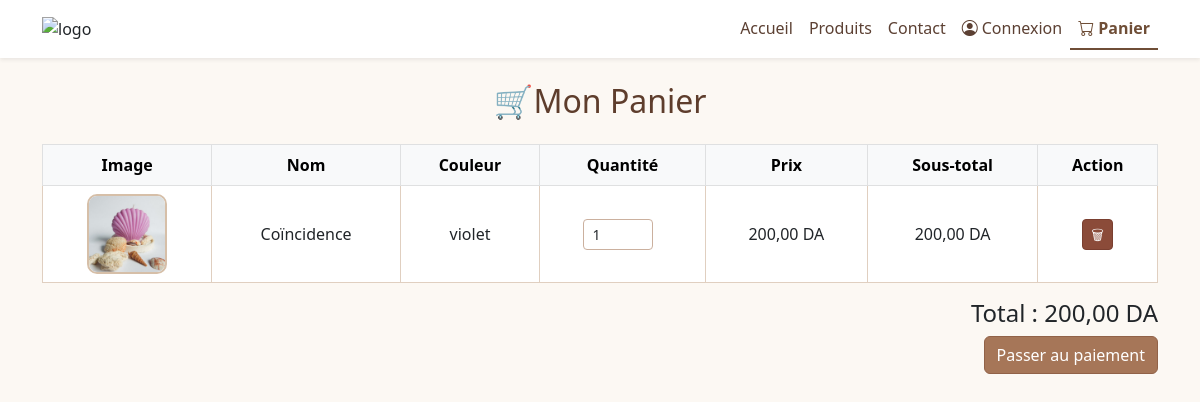
The page /panier.php (signed in) on the database its author committed.
### tables this page shows
CREATE TABLE `panier` (
  `id` int(11) NOT NULL,
  `user_id` int(11) NOT NULL,
  `produit_id` int(11) NOT NULL,
  `couleur` varchar(50) DEFAULT NULL,
  `quantite` int(11) NOT NULL DEFAULT 1,
  `date_ajout` timestamp NOT NULL DEFAULT current_timestamp()
);

CREATE TABLE `produits` (
  `id` int(11) NOT NULL,
  `nom` varchar(255) DEFAULT NULL,
  `description` text DEFAULT NULL,
  `prix` decimal(10,2) DEFAULT NULL,
  `image` varchar(255) NOT NULL,
  `categorie` varchar(100) DEFAULT NULL,
  `sous_categorie` varchar(100) DEFAULT NULL,
  `product_color` int(11) DEFAULT NULL,
  `stock` int(11) DEFAULT 0
);

### panier.php (the view, shortened to what this page needs)
<?php
include("connexion.php");
$user_id = $_SESSION['user_id'] ?? 1;
$sql = "
    SELECT
        p.id AS panier_id, p.quantite, p.couleur,
        pr.id AS produit_id, pr.nom, pr.prix, pr.stock,
        COALESCE(pc.image, (SELECT image FROM produit_images WHERE produit_id = pr.id LIMIT 1)) AS image,
        COALESCE(pc.stock, pr.stock) AS stock_couleur
    FROM panier p
    JOIN produits pr ON p.produit_id = pr.id
    LEFT JOIN produit_couleurs pc
        ON pc.produit_id = pr.id AND pc.couleur = p.couleur
    WHERE p.user_id = ?";
$stmt = $conn->prepare($sql);
$stmt->bind_param("i", $user_id);
$stmt->execute();
$result = $stmt->get_result();
$items = [];
$total = 0;
while ($row = $result->fetch_assoc()) {
    $row['sous_total'] = $row['prix'] * $row['quantite'];
    $total += $row['sous_total'];
    $items[] = $row;
}
?>
<!DOCTYPE html>
<html lang="fr">
<head>
    <link href="https://cdn.jsdelivr.net/npm/bootstrap@5.3.0/dist/css/bootstrap.min.css" rel="stylesheet">
    <link href="https://cdn.jsdelivr.net/npm/bootstrap-icons@1.10.5/font/bootstrap-icons.css" rel="stylesheet">
</head>
<body>
  <nav class="navbar navbar-expand-lg navbar-light shadow-sm">
    <div class="container position-relative">
      <img src="logo.jpg" alt="logo" width="120" height="auto">
      <div class="collapse navbar-collapse justify-content-end" id="navbarNav">
        <ul class="navbar-nav ms-auto">
          <?php
$current_page = basename($_SERVER['PHP_SELF']);
?>
<li class="nav-item">
  <a class="nav-link nav-link-custom <?= $current_page == 'index.php' ? 'active' : '' ?>" href="accueil.php">Accueil</a>
</li>
<li class="nav-item">
  <a class="nav-link nav-link-custom <?= $current_page == 'produits.php' ? 'active' : '' ?>" href="accueil.php#produits">Produits</a>
</li>
<li class="nav-item">
  <a class="nav-link nav-link-custom <?= $current_page == 'contact.php' ? 'active' : '' ?>" href="accueil.php#contact">Contact</a>
</li>
<li class="nav-item">
  <a class="nav-link d-flex align-items-center nav-link-custom <?= $current_page == 'login.php' ? 'active' : '' ?>" href="login.php">
    <i class="bi bi-person-circle me-1"></i> Connexion
  </a>
</li>
<li class="nav-item">
  <a class="nav-link d-flex align-items-center nav-link-custom <?= $current_page == 'panier.php' ? 'active' : '' ?>" href="panier.php">
    <i class="bi bi-cart me-1"></i> Panier
  </a>
</li>
        </ul>
      </div>
    </div>
  </nav>
<div class="container my-4">
    <h2 class="mb-4 text-center">🛒Mon Panier</h2>
    <?php if (count($items) > 0): ?>
        <div class="table-responsive">
            <table class="table table-bordered align-middle text-center">
                <thead class="table-light">
                    <tr>
                        <th>Image</th>
                        <th>Nom</th>
                        <th>Couleur</th>
                        <th>Quantité</th>
                        <th>Prix</th>
                        <th>Sous-total</th>
                        <th>Action</th>
                    </tr>
                </thead>
                <tbody>
                    <?php foreach ($items as $item): ?>
                        <tr>
                            <td><img src="images/<?= htmlspecialchars($item['image']) ?>" alt="Produit" class="product-image"></td>
                            <td><?= htmlspecialchars($item['nom']) ?></td>
                            <td><?= htmlspecialchars($item['couleur']) ?></td>
                            <td>
                                <form method="post" class="d-flex justify-content-center align-items-center">
                                    <?php
                                        $stock_disponible = isset($item['stock_couleur']) ? $item['stock_couleur'] : $item['stock'];
                                    ?>
                                    <input type="number" name="new_quantite" value="<?= $item['quantite'] ?>"
                                           min="1" max="<?= $stock_disponible ?>"
                                           class="form-control form-control-sm me-2" style="width: 70px;"
                                           onchange="this.form.submit()">
                                </form>
                            </td>
                            <td><?= number_format($item['prix'], 2, ',', ' ') ?> DA</td>
                            <td class="sous-total"><?= number_format($item['sous_total'], 2, ',', ' ') ?> DA</td>
                            <td>
                                <a href="panier.php?supprimer=<?= $item['panier_id'] ?>" class="btn btn-sm btn-danger" onclick="return confirm('Supprimer cet article ?');">🗑</a>
                            </td>
                        </tr>
                    <?php endforeach; ?>
                </tbody>
            </table>
        </div>
        <h4 class="text-end">Total : <span id="total"><?= number_format($total, 2, ',', ' ') ?> DA</span></h4>
        <div class="text-end">
            <a href="paiement.php" class="btn btn-success">Passer au paiement</a>
        </div>
    <?php else: ?>
        <div class="alert alert-info text-center">Votre panier est vide.</div>
    <?php endif; ?>
</div>
</body>
</html>

### panier.php (style rules this page uses)
body { background-color: #fcf8f3; font-family: 'Segoe UI', sans-serif; }
h2 { color: #5e3d2c; }
.table { background-color: #fff8f1; border: 1px solid #e0cfc0; }
.table thead { background-color: #e5d0b5; color: #3b2a1a; }
.table td, .table th { vertical-align: middle; }
.product-image { width: 80px; height: 80px; object-fit: cover; border-radius: 10px; border: 2px solid #d6bfa8; }
.btn-danger { background-color: #8b4b39; border-color: #7a3f30; }
.btn-success { background-color: #a67658; border-color: #916248; }
.form-control-sm { border-color: #cbb09e; }
.navbar { background-color: white !important; position: sticky; top: 0; z-index: 1030; }
.navbar .nav-link, .navbar .navbar-brand { color: #5c4033 !important; transition: all 0.3s ease; }
.nav-link-custom.active { color: #6f4e37 !important; font-weight: bold; border-bottom: 2px solid #6f4e37; }

### rows shown on the page
panier: produit.nom "Coïncidence", couleur "violet", new_quantite "1", produit.prix "200,00", sous_total "200,00"

### other values the page prints
$total "200,00"
